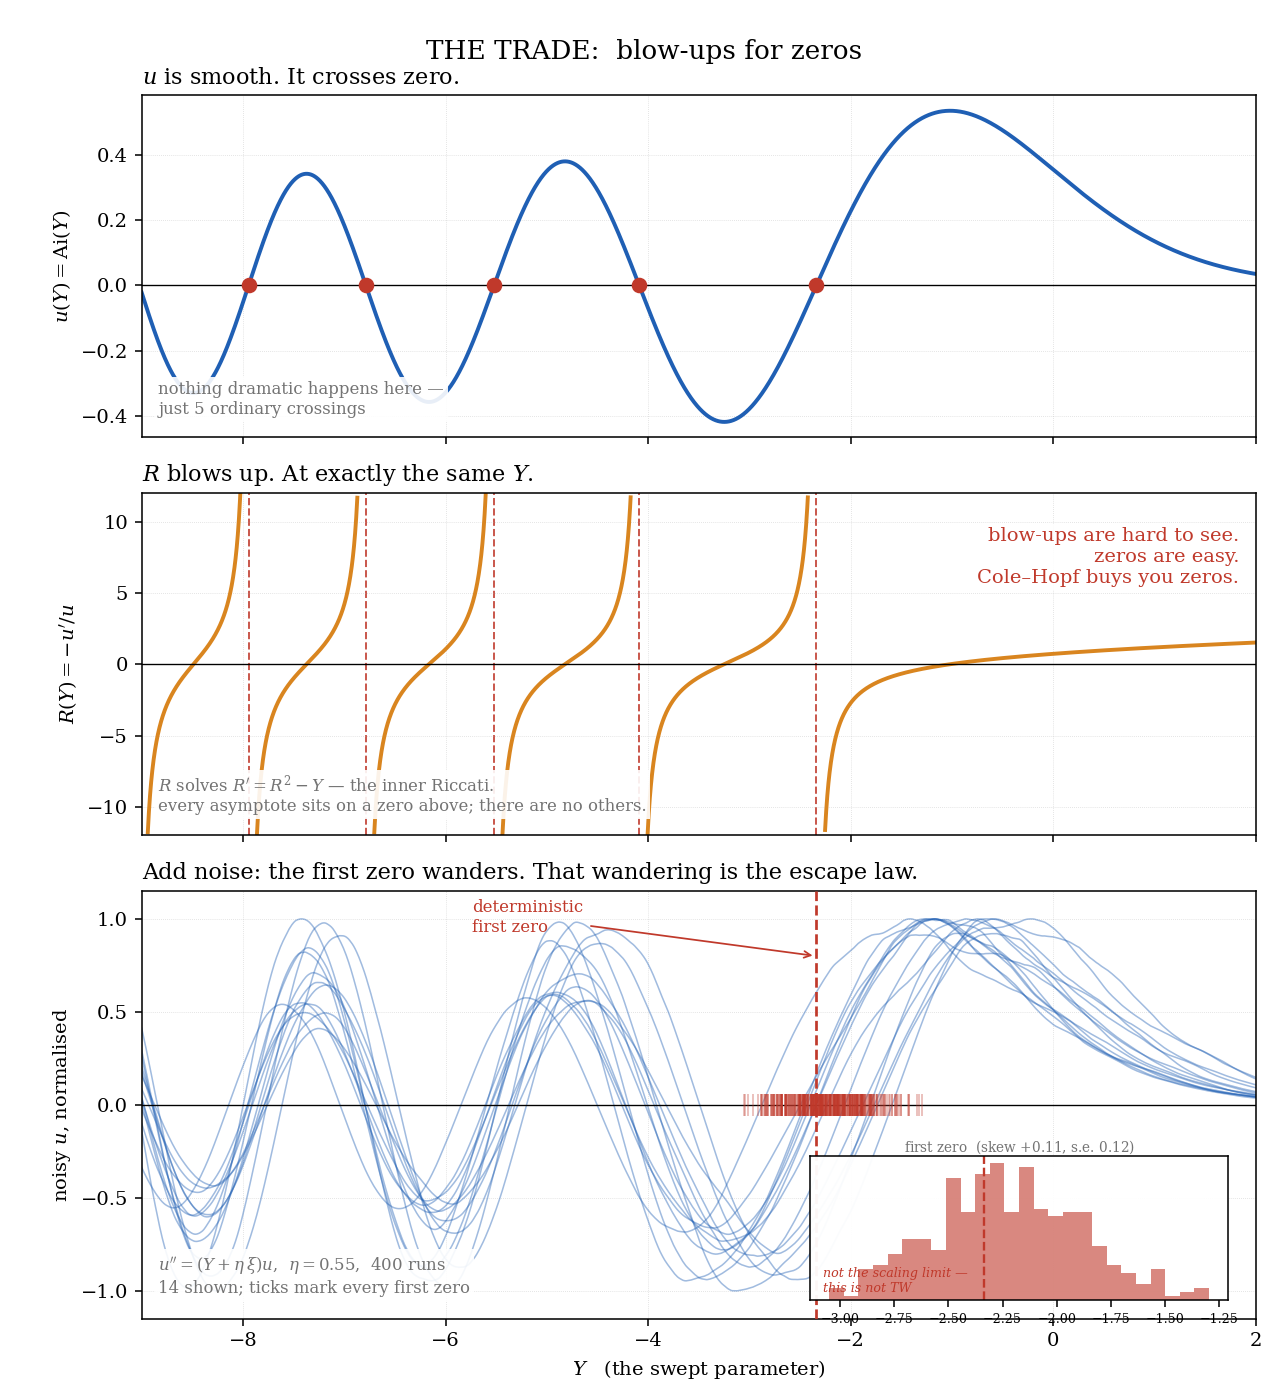

Source code (Python):
"""PROTOTYPE -- the R <-> u twin panel  (module alpha4a of DESIGN_inner_chain.md)

Tests ONE claim: that Cole-Hopf stops being a trick once you SEE that
    R = -u'/u  blows up exactly where  u  crosses zero.
Blow-ups are hard to see and hard to compute with; zeros are easy.  The transformation buys
you zeros.  If that lands, "escape <=> first node" is self-evident rather than asserted.

STILLS ONLY, per PROBE_PROTOCOL.md.

Everything here is EXACT, not schematic:
  row 1   u(Y) = Ai(Y), the recessive solution of  u'' = Y u
  row 2   R(Y) = -Ai'(Y)/Ai(Y), which solves  R' = R^2 - Y
          (differentiate R = -u'/u and substitute u'' = Y u)
  row 3   the same construction with noise -- u'' = (Y + eta*xi)u -- so the first zero wanders.
          That wandering IS the escape statistic.

Shared x-axis throughout: the vertical alignment IS the argument, so the rows must never drift
out of register.  Every Airy zero inside the plotted window is marked -- an unmarked asymptote
in row 2 would silently falsify the panel's whole claim.

Run:  python3 twin_panel.py  ->  twin_panel.png
"""
import numpy as np
import matplotlib
matplotlib.use('Agg')
import matplotlib.pyplot as plt
from scipy.special import airy, ai_zeros
from scipy.stats import skew

plt.rcParams.update({
    'font.family': 'serif', 'font.size': 10, 'axes.linewidth': 0.8,
    'mathtext.fontset': 'dejavuserif', 'figure.dpi': 140,
})
BLUE, RED, GREY, AMB = '#1f5fb4', '#c0392b', '0.45', '#d9851f'
BG = dict(bbox=dict(facecolor='white', edgecolor='none', alpha=0.9, pad=1.8))

Y_LO, Y_HI = -9.0, 2.0
Y = np.linspace(Y_LO, Y_HI, 4000)
N = len(Y)
h = Y[1] - Y[0]
Ai, Aip, _, _ = airy(Y)

# ai_zeros returns the zeros themselves, which are NEGATIVE -- do not negate.  Take plenty and
# keep every one inside the window, so row 2 has no asymptote without a dot above it.
all_zeros = ai_zeros(12)[0]
zeros = np.sort(all_zeros[(all_zeros > Y_LO) & (all_zeros < Y_HI)])
Z_FIRST = zeros[-1]              # first zero met sweeping Y downward from the recessive end

fig, ax = plt.subplots(3, 1, figsize=(9.2, 10.0), sharex=True,
                       gridspec_kw={'height_ratios': [1.0, 1.0, 1.25], 'hspace': 0.15})

# ------------------------------------------------------------------ row 1: u has zeros
a = ax[0]
a.plot(Y, Ai, color=BLUE, lw=2.0)
a.axhline(0, color='k', lw=0.7)
a.plot(zeros, np.zeros_like(zeros), 'o', color=RED, ms=7, zorder=5)
a.set_ylabel(r'$u(Y)=\mathrm{Ai}(Y)$')
a.set_title("$u$ is smooth. It crosses zero.", loc='left', fontsize=11.5)
a.text(0.015, 0.07, f'nothing dramatic happens here —\njust {len(zeros)} ordinary crossings',
       transform=a.transAxes, fontsize=8.5, color=GREY, **BG)

# ------------------------------------------------------------------ row 2: R blows up there
a = ax[1]
R = -Aip / Ai
a.plot(Y, np.ma.masked_where(np.abs(R) > 12, R), color=AMB, lw=2.0)
a.axhline(0, color='k', lw=0.7)
for z in zeros:
    a.axvline(z, color=RED, lw=1.0, ls='--', alpha=0.85, zorder=1)
a.set_ylim(-12, 12)
a.set_ylabel(r"$R(Y)=-u'/u$")
a.set_title(r'$R$ blows up. At exactly the same $Y$.', loc='left', fontsize=11.5)
a.text(0.015, 0.07, r"$R$ solves $R'=R^2-Y$ — the inner Riccati."
                    "\nevery asymptote sits on a zero above; there are no others.",
       transform=a.transAxes, fontsize=8.5, color=GREY, **BG)
a.text(0.985, 0.90, 'blow-ups are hard to see.\nzeros are easy.\n'
                    'Cole–Hopf buys you zeros.',
       transform=a.transAxes, fontsize=10, color=RED, ha='right', va='top', **BG)

# ------------------------------------------------------------------ row 3: noise moves it
a = ax[2]
rng = np.random.default_rng(20260727)
eta, n_real = 0.55, 400
u = np.empty((n_real, N)); p = np.empty((n_real, N))
u[:, -1], p[:, -1] = Ai[-1], Aip[-1]
noise = rng.standard_normal((n_real, N)) * eta / np.sqrt(abs(h))
for i in range(N - 1, 0, -1):                      # integrate downward from the recessive end
    p[:, i-1] = p[:, i] - h * (Y[i] + noise[:, i]) * u[:, i]
    u[:, i-1] = u[:, i] - h * p[:, i]

cross = np.signbit(u[:, :-1]) != np.signbit(u[:, 1:])
has = cross.any(axis=1)
idx = (N - 2) - np.argmax(cross[:, ::-1], axis=1)  # rightmost crossing = first met sweeping down
first_zeros = Y[idx][has]

un = u / np.max(np.abs(u), axis=1, keepdims=True)
for j in range(14):
    a.plot(Y, un[j], color=BLUE, lw=0.8, alpha=0.42)
a.axhline(0, color='k', lw=0.7)
a.axvline(Z_FIRST, color=RED, lw=1.4, ls='--', zorder=4)
a.plot(first_zeros, np.zeros_like(first_zeros), '|', color=RED, ms=11, mew=0.9, alpha=0.35,
       zorder=5)
a.set_ylim(-1.15, 1.15); a.set_xlim(Y_LO, Y_HI)
a.set_xlabel(r'$Y$   (the swept parameter)')
a.set_ylabel('noisy $u$, normalised')
a.set_title('Add noise: the first zero wanders. That wandering is the escape law.',
            loc='left', fontsize=11.5)
a.text(0.015, 0.06, rf"$u''=(Y+\eta\,\xi)u$,  $\eta={eta}$,  {has.sum()} runs"
                    "\n14 shown; ticks mark every first zero",
       transform=a.transAxes, fontsize=8.5, color=GREY, **BG)
a.annotate('deterministic\nfirst zero', xy=(Z_FIRST, 0.80), xytext=(Z_FIRST - 3.4, 0.93),
           fontsize=8.5, color=RED, arrowprops=dict(arrowstyle='->', color=RED, lw=0.9))

# histogram of the first zero -- placed clear of the tick row at y=0
sk = skew(first_zeros)
ins = a.inset_axes([0.60, 0.045, 0.375, 0.335])
ins.patch.set_facecolor('white'); ins.patch.set_alpha(0.96)
ins.hist(first_zeros, bins=26, color=RED, alpha=0.6, edgecolor='none')
ins.axvline(Z_FIRST, color=RED, lw=1.2, ls='--')
ins.set_yticks([]); ins.tick_params(labelsize=6.5)
ins.set_title(f'first zero  (skew ${sk:+.2f}$, s.e. ${np.sqrt(6/len(first_zeros)):.2f}$)',
              fontsize=7, color=GREY, pad=2.5)
# HONESTY: eta=0.55 on this grid is NOT the scaling regime, so this histogram does not
# exhibit Tracy-Widom and must never be captioned as if it did.  The measured skew is not
# significantly different from zero.  See DISTORTION_LEDGER.md.
ins.text(0.03, 0.055, 'not the scaling limit —\nthis is not TW', transform=ins.transAxes,
         fontsize=6.5, style='italic', color=RED)

for a_ in ax:
    a_.grid(True, ls=':', lw=0.4, alpha=0.5)

fig.suptitle('THE TRADE:  blow-ups for zeros', fontsize=13.5, y=0.972)
fig.subplots_adjust(left=0.11, right=0.975, top=0.932, bottom=0.058)
fig.savefig('twin_panel.png', dpi=140)
print(f'wrote twin_panel.png  |  zeros in window: {np.round(zeros, 3)}  |  '
      f'{has.sum()}/{n_real} runs crossed  |  mean first zero {first_zeros.mean():.3f} '
      f'vs det {Z_FIRST:.3f}  |  skew {sk:+.3f}')
